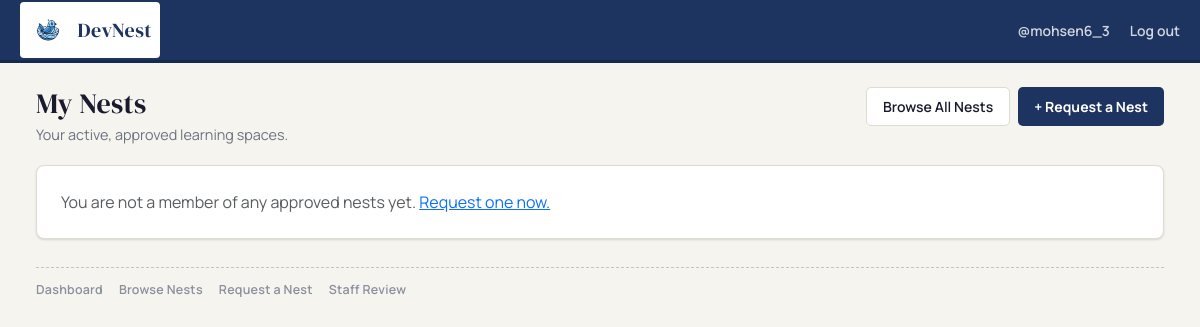
The page /posts/ (signed in) on the database as committed earlier.
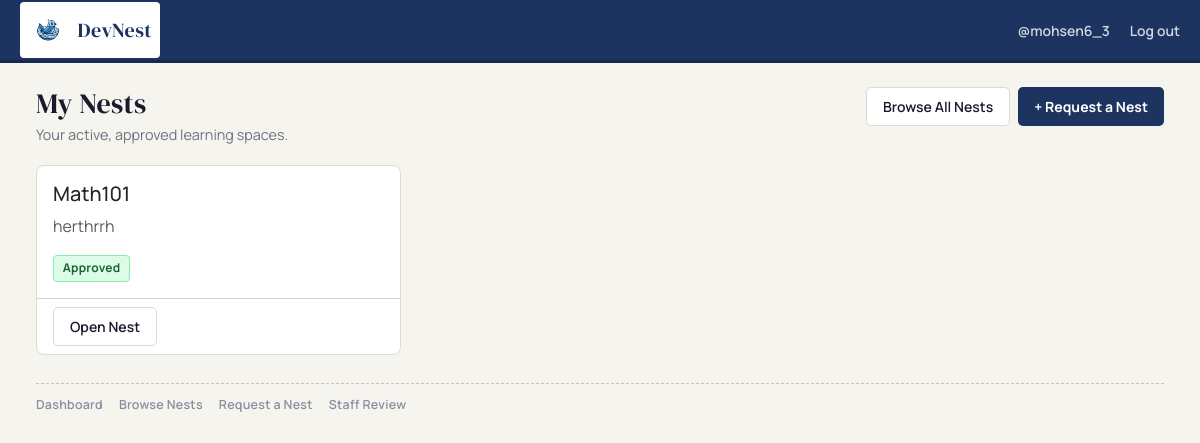
The same page on the database as committed later.
### nests/models.py (models this page shows, shortened)
class Nest(models.Model):
    class Status(models.TextChoices):
        PENDING  = 'pending',  'Pending'
        APPROVED = 'approved', 'Approved'
        REJECTED = 'rejected', 'Rejected'
    name        = models.CharField(max_length=255)
    description = models.TextField()
    creator     = models.ForeignKey(settings.AUTH_USER_MODEL, on_delete=models.CASCADE)
    members     = models.ManyToManyField(
        settings.AUTH_USER_MODEL,
        through='NestMembership',
        related_name='nests',
    )
    status      = models.CharField(
        max_length=20,
        choices=Status.choices,
        default=Status.PENDING,
    )
    created_at  = models.DateTimeField(auto_now_add=True)

### nests/views.py (the view)
# urls.py: path('',                      views.nest_dashboard,         name='nest_dashboard'),
def nest_dashboard(request):
    if not request.user.is_authenticated:
        return _require_auth(request, 'You must be signed in to view your dashboard.')
    my_nests = Nest.objects.filter(
        status=Nest.Status.APPROVED,
        memberships__user=request.user,
        memberships__status=NestMembership.Status.ACTIVE,
    ).distinct()
    pending_nests = Nest.objects.filter(
        creator=request.user,
        status=Nest.Status.PENDING,
    )
    return render(request, 'nests/dashboard.html', {
        'nests': my_nests,
        'pending_nests': pending_nests,
    })

### nests/templates/nests/dashboard.html (shortened to what this page needs)
{% extends "nests/base.html" %}
{% block content %}
<div class="nest-page-head">
    <div>
        <h2 class="nest-page-title">My Nests</h2>
        <p class="nest-page-subtitle">Your active, approved learning spaces.</p>
    </div>
    <div class="d-flex gap-2">
        <a href="{% url 'nests:nest_list_view' %}" class="nest-btn-soft">Browse All Nests</a>
        <a href="{% url 'nests:request_nest_view' %}" class="nest-btn-main">+ Request a Nest</a>
    </div>
</div>
{% if nests %}
    <div class="row g-3">
        {% for nest in nests %}
        <div class="col-12 col-md-6 col-lg-4">
            <div class="card nest-card">
                <div class="card-body">
                    <h5 class="card-title">{{ nest.name }}</h5>
                    <p class="card-text text-muted">{{ nest.description }}</p>
                    <span class="nest-chip nest-chip-approved">{{ nest.get_status_display }}</span>
                </div>
                <div class="card-footer bg-transparent d-flex gap-2">
                    <a href="{% url 'nests:nest_detail' nest_id=nest.pk %}" class="nest-btn-soft btn-sm">Open Nest</a>
                </div>
            </div>
        </div>
        {% endfor %}
    </div>
{% else %}
    <div class="nest-surface p-4">
        <p class="text-muted mb-0">You are not a member of any approved nests yet. <a href="{% url 'nests:request_nest_view' %}">Request one now.</a></p>
    </div>
{% endif %}
{% endblock %}

Rows that differ between the two databases and show on the page:
added Nest: name "Math101", description "herthrrh", status "Approved"
Other text that changed with them:
text no longer shown: "You are not a member of any approved nests yet. Request one now."
